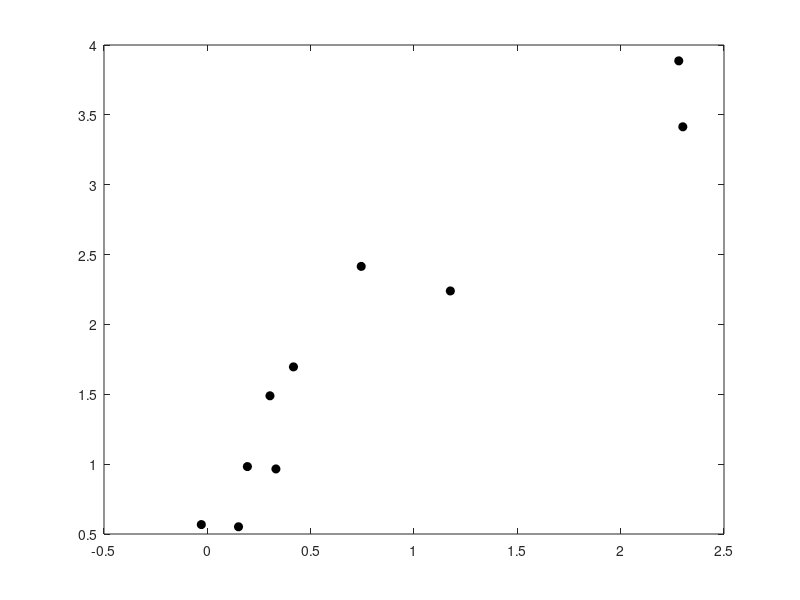

Reproduce this figure in MATLAB.
% t-test tutorial
%
% Copyright 2020 by Joshua I. Gold

%% One-sample t-test for H0:mean=0
%
% Define the population distribution
MU  = 1;
STD = 1;

% Get random samples
N = 10;
X = normrnd(MU, STD, N, 1);

% Compute the sample mean
Xbar = mean(X);

% Compute the sample std
S = sqrt((1./(N-1)).*sum((X-Xbar).^2)); % same as S = std(X);

% Compute the t-statistic 
t = Xbar*sqrt(N)/S;

% The p-value is the probabilty of obtaining the t-statistic under the
% null hypothesis; that is, 1 minus the cdf of the t-distribution, given
% n-1 degrees of freedom (multiplied by two because we are looking at two
% symmetric tails)
p = 2.*(1-tcdf(t, N-1));

% Compare to what we get from ttest
[~,P,~,STATS] = ttest(X);

fprintf('t statistic = %.4f (computed) %.4f (from ttest)\n', t, STATS.tstat)
fprintf('p           = %.4f (computed) %.4f (from ttest)\n', p, P)

%% Two-sample paired t-test for H0: equal means
%
%
% Define paired measurements in terms of a difference and then additive 
%  0-mean noise
MU        = 1;
SIGMA     = 1;
MU_DIFF   = 1;
MU_NOISE  = 0;
STD_NOISE = 0.5;

% Get random samples
N = 10;
X1 = normrnd(MU, SIGMA, N, 1);
X2 = X1 + MU_DIFF + normrnd(MU_NOISE, STD_NOISE, N, 1);

% Compute the difference
D = X2 - X1;

% Compute the sample mean of the difference
Dbar = mean(D);

% Compute the sample std of the difference
SD = std(D);

% Note that X1 and X2 are highly correlated, so the variance (or std) of the
% difference needs to take into account the covariance
% var(X2 - X1) = cov(X2 - X1, X2 - X1)
%              = cov(X2, X2) + cov(X1, X1) - cov(X2, X1) - cov(X1, X2)
%              = var(X2) + var(X1) - cov(X2,X1) - cov(X1,X2)
plot(X1, X2, 'ko', 'MarkerFaceColor', 'k');
vals = cov(X1, X2);
fprintf('variance = %.4f (computed), %.4f (matlab function)\n', ...
   vals(1,1) + vals(2,2) - vals(1,2) - vals(2,1), var(D))

% Compute the t-statistic 
tD = Dbar*sqrt(N)/SD;

% The p-value is the probabilty of obtaining the t-statistic under the
% null hypothesis; that is, 1 minus the cdf of the t-distribution, given
% n-1 degrees of freedom (multiplied by two because we are looking at two
% symmetric tails)
pD = 2.*(1-tcdf(tD, N-1));

% Compare to what we get from ttest
[~,PD,~,STATSD] = ttest(D);

fprintf('t statistic = %.4f (computed) %.4f (matlab function)\n', tD, STATSD.tstat)
fprintf('p           = %.4f (computed) %.4f (matlab function)\n', pD, PD)

%% Two-sample unpaired t-test for H0: equal means
%
%
% Define unpaired measurements, same std
MU1 = 1;
MU2 = 2;
SIGMA = 1;

% Get random samples, same n
N = 10;
X1 = normrnd(MU1, SIGMA, N, 1);
X2 = normrnd(MU2, SIGMA, N, 1);

% Compute test statistic
Sp = sqrt((var(X1) + var(X2))./2);
tU = (mean(X1)-mean(X2))./(Sp.*sqrt(2./N));

% The p-value is the probabilty of obtaining the t-statistic under the
% null hypothesis; that is, 1 minus the cdf of the t-distribution, given
% n-1 degrees of freedom (multiplied by two because we are looking at two
% symmetric tails)
pU = 2.*(1-tcdf(abs(tU), 2*N-2));

% Compare to what we get from ttest
[~,PU,~,STATSU] = ttest2(X1, X2);

fprintf('t statistic = %.4f (computed) %.4f (matlab function)\n', tU, STATSU.tstat)
fprintf('p           = %.4f (computed) %.4f (matlab function)\n', pU, PU)
